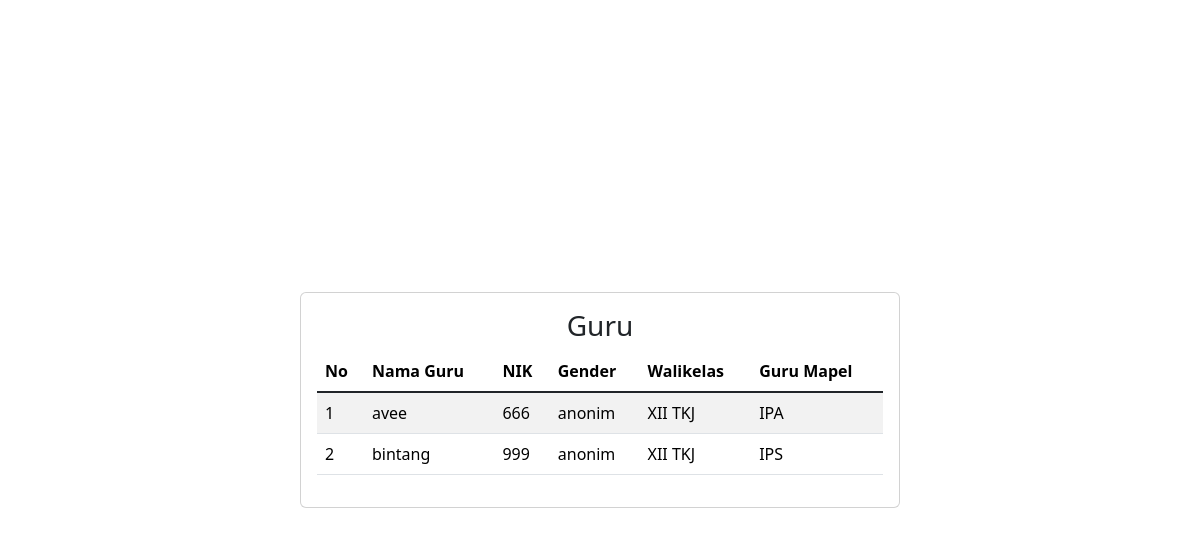
The page /relasi/guru.php on the database its author committed.
### tables this page shows
CREATE TABLE `guru` (
  `id` int(11) NOT NULL,
  `nama_guru` varchar(255) DEFAULT NULL,
  `nik` varchar(255) DEFAULT NULL,
  `gender` varchar(255) DEFAULT NULL,
  `id_mapel` int(11) DEFAULT NULL
);

CREATE TABLE `kelas` (
  `id` int(11) NOT NULL,
  `tingkat_kelas` varchar(255) DEFAULT NULL,
  `jurusan_kelas` varchar(255) DEFAULT NULL,
  `id_sekolah` int(11) DEFAULT NULL,
  `id_guru_walikelas` int(11) DEFAULT NULL
);

CREATE TABLE `mapel` (
  `id` int(11) NOT NULL,
  `nama_mapel` varchar(255) DEFAULT NULL
);

### relasi/guru.php (the view, shortened to what this page needs)
<?php include 'connect.php'; ?>
<!DOCTYPE html>
<html lang="en">
<head>
    <link href="https://cdn.jsdelivr.net/npm/bootstrap@5.3.1/dist/css/bootstrap.min.css" rel="stylesheet"
>
</head>
<body class="min-vh-100 d-flex align-items-center">
    <div class="card w-50 m-auto p-3">
        <h3 class="text-center">Guru</h3>
        <table class="table table-striped table-hover">
            <thead>
                <tr>
                    <th>No</th>
                    <th>Nama Guru</th>
                    <th>NIK</th>
                    <th>Gender</th>
                    <th>Walikelas</th>
                    <th>Guru Mapel</th>
                </tr>
            </thead>
            <tbody class="table-group-divider">
                <?php
                    $sql = "SELECT * FROM guru INNER JOIN mapel ON guru.id_mapel = mapel.id
                                               INNER JOIN kelas ON kelas.id_guru_walikelas = kelas.id ";
                    $result = mysqli_query($conn, $sql);
                    $no = 1;
                    foreach($result as $row) :
                    ?>
                        <tr>
                            <td><?= $no++; ?></td>
                            <td><?= $row['nama_guru'];?></td>
                            <td><?= $row['nik'];?></td>
                            <td><?= $row['gender'];?></td>
                            <td><?= $row['tingkat_kelas'].' '.$row['jurusan_kelas'];; ?></td>
                            <td><?= $row['nama_mapel'];?></td>
                        </tr>
                        <?php endforeach; ?>
                </tbody>
        </table>
    </div>
</body>
</html>

### rows shown on the page
guru: nama_guru "avee", nik "666", gender "anonim", kelas.tingkat_kelas "XII", kelas.jurusan_kelas "TKJ", id_mapel.nama_mapel "IPA"
guru: nama_guru "bintang", nik "999", gender "anonim", kelas.tingkat_kelas "XII", kelas.jurusan_kelas "TKJ", id_mapel.nama_mapel "IPS"
